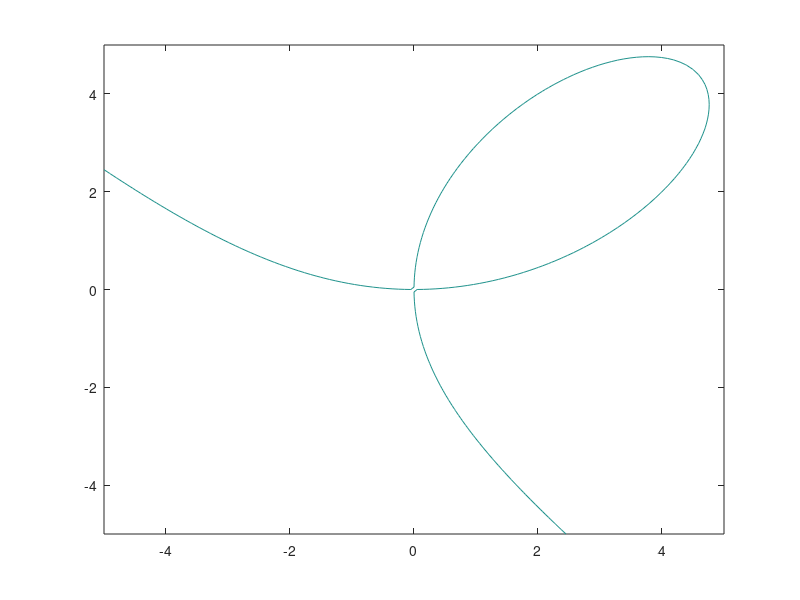

Write MATLAB code to recreate this figure. (Note: this script raises an error after producing the figure.)
clear;
clf;
[x, y] = meshgrid (linspace (-5,5,100), linspace (-5,5,100));
f=x.^3+y.^3-9.*x.*y;
contour(x,y,f,[0,0]);


axis("square", "off", [--5 5 -5 5]);

print  -dpdflatexstandalone kcontour.pdf
